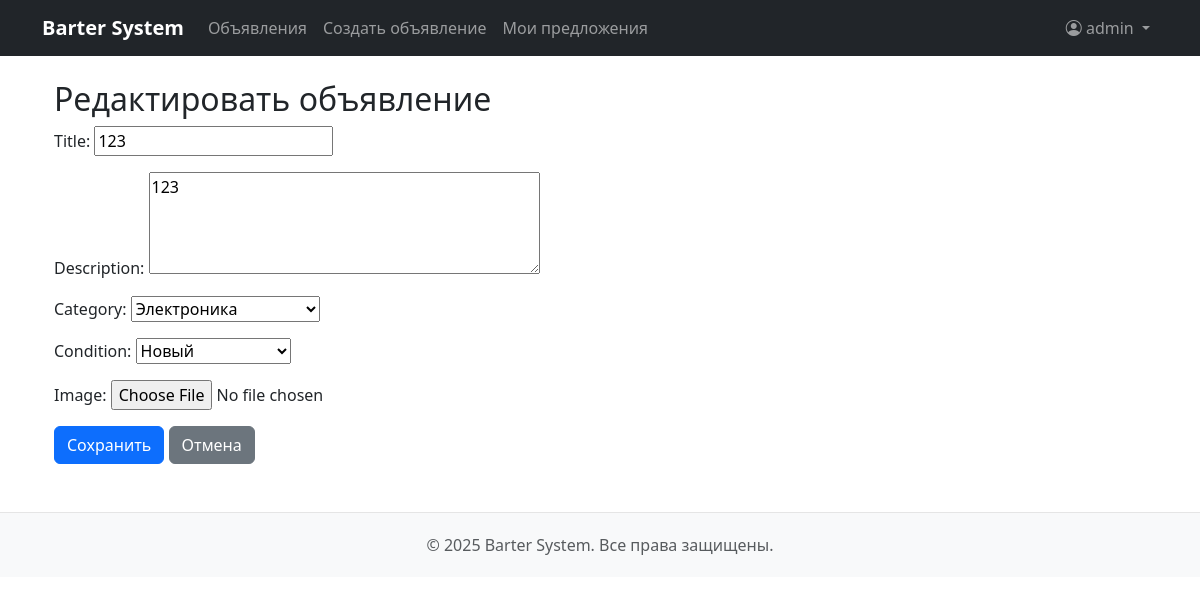
/3/update/ (signed in), run on the app's committed database.
### ads/models.py (models this page shows, shortened)
class Ad(models.Model):
    CONDITION_CHOICES = [
        ('new', 'Новый'),
        ('used', 'Б/у'),
        ('broken', 'Требует ремонта')
    ]
    is_active = models.BooleanField(default=True, verbose_name="Активно")
    user = models.ForeignKey(User, on_delete=models.CASCADE)
    title = models.CharField(max_length=200)
    description = models.TextField()
    category = models.ForeignKey(Category, on_delete=models.SET_NULL, null=True)
    condition = models.CharField(max_length=20, choices=CONDITION_CHOICES)
    image = models.ImageField(upload_to='ads/', blank=True, null=True)
    created_at = models.DateTimeField(auto_now_add=True)
    updated_at = models.DateTimeField(auto_now=True)

### ads/views.py (the view)
# urls.py: path('<int:pk>/update/', views.ad_update, name='ad_update'),
@login_required
def ad_update(request, pk):
    ad = get_object_or_404(Ad, pk=pk)
    if ad.user != request.user:
        return redirect('ads:ad_list')
    if request.method == 'POST':
        form = AdForm(request.POST, request.FILES, instance=ad)
        if form.is_valid():
            form.save()
            return redirect('ads:ad_detail', pk=ad.pk)
    else:
        form = AdForm(instance=ad)
    return render(request, 'ads/ad_form.html', {'form': form})

### ads/forms.py
class AdForm(forms.ModelForm):
    class Meta:
        model = Ad
        fields = ['title', 'description', 'category', 'condition', 'image']
        widgets = {
            'description': forms.Textarea(attrs={'rows': 4}),
        }
    def __init__(self, *args, **kwargs):
        super().__init__(*args, **kwargs)
        self.fields['category'].queryset = Category.objects.all()
        self.fields['category'].empty_label = "Выберите категорию"

### ads/models.py (called while the page is built)
    def __str__(self):
        return self.name

### templates/ads/ad_form.html (shortened to what this page needs)
{% extends "base.html" %}
{% block content %}
<div class="container mt-4">
    <h2>{% if form.instance.pk %}Редактировать{% else %}Создать{% endif %} объявление</h2>
    <form method="post" enctype="multipart/form-data">
        <div class="mb-3">
            {{ form.title.label_tag }}
            {{ form.title }}
        </div>
        <div class="mb-3">
            {{ form.description.label_tag }}
            {{ form.description }}
        </div>
        <div class="mb-3">
            {{ form.category.label_tag }}
            {{ form.category }}
        </div>
        <div class="mb-3">
            {{ form.condition.label_tag }}
            {{ form.condition }}
        </div>
        <div class="mb-3">
            {{ form.image.label_tag }}
            {{ form.image }}
        </div>
        <button type="submit" class="btn btn-primary">Сохранить</button>
        <a href="{% if form.instance.pk %}{% url 'ads:ad_detail' form.instance.pk %}{% else %}{% url 'ads:ad_list' %}{% endif %}"
           class="btn btn-secondary">
            Отмена
        </a>
    </form>
</div>
{% endblock %}

### templates/base.html (shortened to what this page needs)
<!DOCTYPE html>
<html lang="ru">
<head>
    <link href="https://cdn.jsdelivr.net/npm/bootstrap@5.3.0/dist/css/bootstrap.min.css" rel="stylesheet">
</head>
<body>
    <nav class="navbar navbar-expand-lg navbar-dark bg-dark fixed-top">
        <div class="container">
            <a class="navbar-brand" href="{% url 'ads:ad_list' %}">Barter System</a>
            <div class="collapse navbar-collapse" id="navbarCollapse">
                <ul class="navbar-nav me-auto">
                    <li class="nav-item">
                        <a class="nav-link" href="{% url 'ads:ad_list' %}">Объявления</a>
                    </li>
                    {% if user.is_authenticated %}
                    <li class="nav-item">
                        <a class="nav-link" href="{% url 'ads:ad_create' %}">Создать объявление</a>
                    </li>
                    <li class="nav-item">
                        <a class="nav-link" href="{% url 'exchange:proposal_list' %}">Мои предложения</a>
                    </li>
                    {% endif %}
                </ul>
                <ul class="navbar-nav">
                    {% if user.is_authenticated %}
                    <li class="nav-item dropdown">
                        <a class="nav-link dropdown-toggle" href="#" id="userDropdown" role="button" data-bs-toggle="dropdown">
                            <i class="bi bi-person-circle"></i> {{ user.username }}
                        </a>
                    </li>
                    {% else %}
                    <li class="nav-item">
                        <a class="nav-link" href="{% url 'login' %}">
                            <i class="bi bi-box-arrow-in-right"></i> Войти
                        </a>
                    </li>
                    {% endif %}
                </ul>
            </div>
        </div>
    </nav>
    <main class="container mt-4">
        {% block content %}{% endblock %}
    </main>
    <footer class="footer mt-5">
        <div class="container text-center">
            <span class="text-muted">© {% now "Y" %} Barter System. Все права защищены.</span>
        </div>
    </footer>
    <link rel="stylesheet" href="https://cdn.jsdelivr.net/npm/bootstrap-icons@1.10.0/font/bootstrap-icons.css">
</body>
</html>

### templates/base.html (style rules this page uses)
body { padding-top: 56px; }
.footer { padding: 20px 0; margin-top: 30px; border-top: 1px solid #e5e5e5; background-color: #f8f9fa; }
.navbar-brand { font-weight: 600; }

### data on the page
Ad: title "123", description "123", category "Электроника", condition "Новый"

### other printed values
{{ user.username }} "admin"
